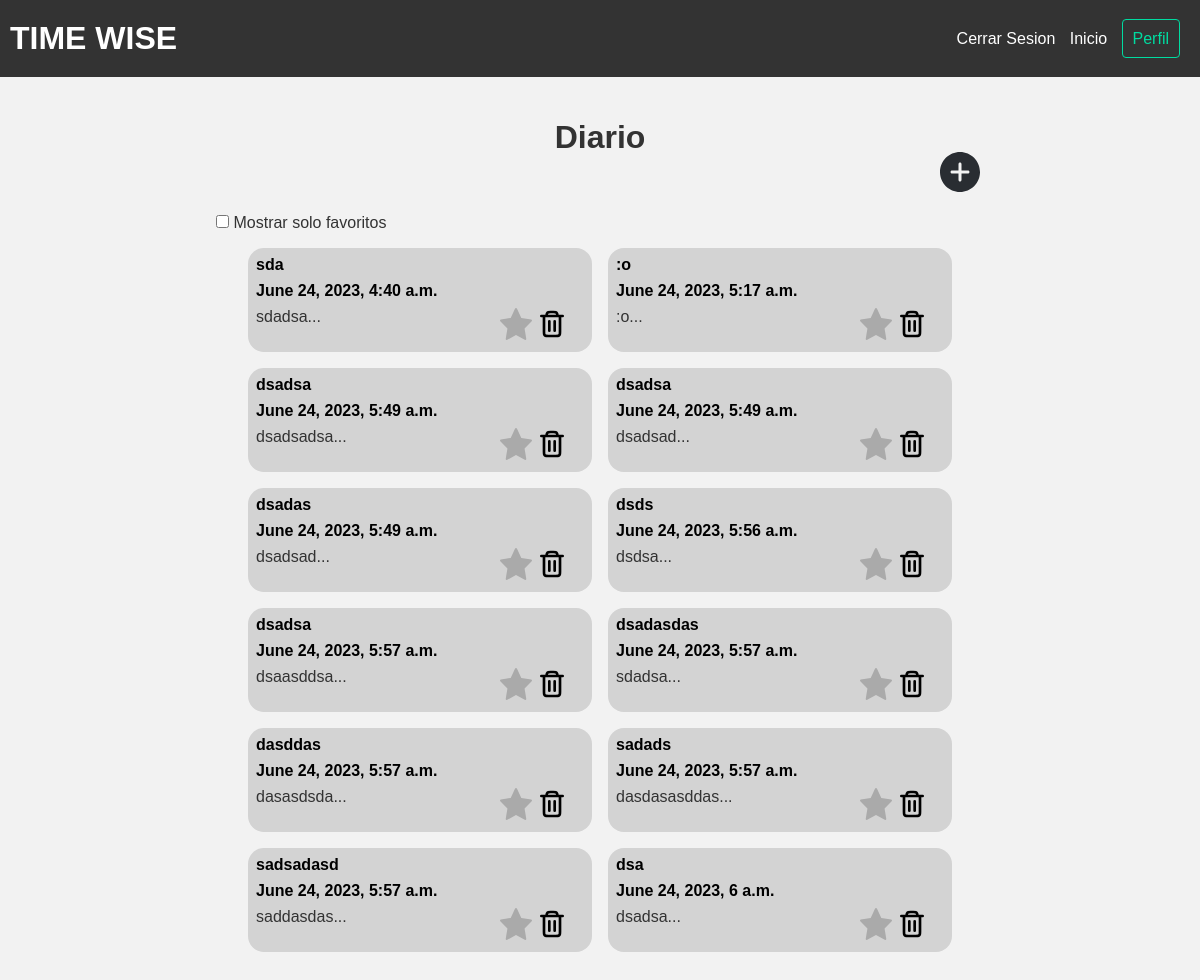
/dairy/ (signed in), run on the app's committed database.
### dairy/models.py (models this page shows, shortened)
class Dairy_Entry(models.Model):
    titulo = models.CharField(max_length=100)
    cuerpo = models.TextField(max_length=500)
    fecha = models.DateTimeField(auto_now_add=True)
    author = models.ForeignKey(User,on_delete=models.PROTECT, default=None)
    favorito = models.BooleanField(default=False)
    MOOD_CHOICES = (
        ('feliz', '😊'),
        ('triste', '😢'),
        ('enojado', '😡 '),
        ('sorprendido', '😮 '),
        ('confundido', '😕'),
    )
    mood = models.CharField(max_length=20, choices=MOOD_CHOICES, default='feliz')
    def snippet(self):
        return self.cuerpo[:50] + "..."

### dairy/views.py (the view)
# urls.py: path('', views.dairy_entry_list, name="list"),
@login_required(login_url= 'accounts:login')
def dairy_entry_list(request):
    favoritos = request.GET.get("favoritos", False)
    current_user = request.user
    dairy = Dairy_Entry.objects.filter(author=current_user).order_by("fecha")
    if favoritos:
        dairy = Dairy_Entry.objects.filter(author=current_user, is_favorite=True)
    else:
        dairy = Dairy_Entry.objects.filter(author=current_user)
    return render(request, 'dairy/dairy_entry_list.html', {"dairy": dairy})

### dairy/templates/dairy/dairy_entry_list.html (shortened to what this page needs)
{% extends 'base_layout.html' %}
{% block content %}
<h1>Diario</h1>
<div class="dairy item_list">
    <svg id="addSvg" viewBox="0 0 24 24" fill="none" xmlns="http://www.w3.org/2000/svg">
        <a id="add" href="{%url 'dairy:create'%}">
            <g id="SVGRepo_bgCarrier" stroke-width="0"></g>
            <g id="SVGRepo_tracerCarrier" stroke-linecap="round" stroke-linejoin="round"></g>
            <g id="SVGRepo_iconCarrier">
                <path
                    d="M12 2C6.49 2 2 6.49 2 12C2 17.51 6.49 22 12 22C17.51 22 22 17.51 22 12C22 6.49 17.51 2 12 2ZM16 12.75H12.75V16C12.75 16.41 12.41 16.75 12 16.75C11.59 16.75 11.25 16.41 11.25 16V12.75H8C7.59 12.75 7.25 12.41 7.25 12C7.25 11.59 7.59 11.25 8 11.25H11.25V8C11.25 7.59 11.59 7.25 12 7.25C12.41 7.25 12.75 7.59 12.75 8V11.25H16C16.41 11.25 16.75 11.59 16.75 12C16.75 12.41 16.41 12.75 16 12.75Z"
                    fill="#292D32"></path>
            </g>
        </a>
    </svg>
    <div class="filters">
    {%if dairy%}
        <input type="checkbox" id="filtro-favoritos">
        <label for="filtro-favoritos">Mostrar solo favoritos</label>    </div>
        <div class="item_group">
    {%for dairy_entry in dairy%}
    <div class="item" id="item-{{dairy_entry.id}}">
        <div class="item_header">
            <h2><a href="{%url 'dairy:detail' id=dairy_entry.id%}"> {{ dairy_entry.titulo }} </a></h2>
            <h2><a href="{%url 'dairy:detail' id=dairy_entry.id%}"> {{ dairy_entry.fecha }} </a></h2>
        </div>
        <div class="item_body">
            <p> {{dairy_entry.snippet}} </p>
            <div class="item_buttons">
                <svg class="star-icon {% if dairy_entry.favorito %}favorite{% endif %}"
                    data-entry-id="{{ dairy_entry.id }}" id="star-icon-{{dairy_entry.id}}" version="1.0" id="Layer_1"
                    xmlns="http://www.w3.org/2000/svg" xmlns:xlink="http://www.w3.org/1999/xlink" viewBox="0 0 64 64"
                    enable-background="new 0 0 64 64" xml:space="preserve" fill="#000000">
                    <g id="SVGRepo_bgCarrier" stroke-width="0"></g>
                    <g id="SVGRepo_tracerCarrier" stroke-linecap="round" stroke-linejoin="round"></g>
                    <g id="SVGRepo_iconCarrier">
                        <path fill="#231F20"
                            d="M63.893,24.277c-0.238-0.711-0.854-1.229-1.595-1.343l-19.674-3.006L33.809,1.15 C33.479,0.448,32.773,0,31.998,0s-1.48,0.448-1.811,1.15l-8.815,18.778L1.698,22.935c-0.741,0.113-1.356,0.632-1.595,1.343 c-0.238,0.71-0.059,1.494,0.465,2.031l14.294,14.657L11.484,61.67c-0.124,0.756,0.195,1.517,0.822,1.957 c0.344,0.243,0.747,0.366,1.151,0.366c0.332,0,0.666-0.084,0.968-0.25l17.572-9.719l17.572,9.719c0.302,0.166,0.636,0.25,0.968,0.25 c0.404,0,0.808-0.123,1.151-0.366c0.627-0.44,0.946-1.201,0.822-1.957l-3.378-20.704l14.294-14.657 C63.951,25.771,64.131,24.987,63.893,24.277z">
                        </path>
                    </g>
                </svg>
                <svg class="delete-icon" data-entry-id="{{ dairy_entry.id }}" id="delete-icon-{{dairy_entry.id}}" viewBox="0 0 24 24" fill="none" xmlns="http://www.w3.org/2000/svg">
                    <g id="SVGRepo_bgCarrier" stroke-width="0"></g>
                    <g id="SVGRepo_tracerCarrier" stroke-linecap="round" stroke-linejoin="round"></g>
                    <g id="SVGRepo_iconCarrier">
                        <g id="Interface / Trash_Full">
                            <path id="Vector"
                                d="M14 10V17M10 10V17M6 6V17.8C6 18.9201 6 19.4798 6.21799 19.9076C6.40973 20.2839 6.71547 20.5905 7.0918 20.7822C7.5192 21 8.07899 21 9.19691 21H14.8031C15.921 21 16.48 21 16.9074 20.7822C17.2837 20.5905 17.5905 20.2839 17.7822 19.9076C18 19.4802 18 18.921 18 17.8031V6M6 6H8M6 6H4M8 6H16M8 6C8 5.06812 8 4.60241 8.15224 4.23486C8.35523 3.74481 8.74432 3.35523 9.23438 3.15224C9.60192 3 10.0681 3 11 3H13C13.9319 3 14.3978 3 14.7654 3.15224C15.2554 3.35523 15.6447 3.74481 15.8477 4.23486C15.9999 4.6024 16 5.06812 16 6M16 6H18M18 6H20"
                                stroke="#000000" stroke-width="2" stroke-linecap="round" stroke-linejoin="round"></path>
                        </g>
                    </g>
                </svg>
            </div>
        </div>
    </div>
    {%endfor%}
</div>
    {%else%}
    <p>Aun no tienes ningun Dairy_entry, haz click en "+" para agregar uno! </p>
    {%endif%}
</div>
{% endblock %}

### static/styles.css (style rules this page uses)
* { margin: 0; padding: 0; box-sizing: border-box; }
body { font-family: Arial, sans-serif; background-color: #f2f2f2; color: #333; }
h1, h2 { margin: 10px 0; }
html, body { height: 100%; overflow-x: hidden; }
h1 { text-align: center; }
.item_list { display: flex; flex-direction: column; padding: 1em 0; margin: 2em auto; width: 80%; position: relative; }
.item { padding: 0.5em; display: flex; flex-direction: column; position: relative; background-color: lightgray; z-index: 0; flex: 1; justify-content: center; align-content: center; align-items: start; flex-wrap: wrap; border-radius: 1em; }
.item_body { display: flex; justify-content: space-between; flex-direction: row; flex: 1; width: 100%; flex-wrap: wrap }
.item_buttons { padding-right: 1em; align-self: end; }
.item_buttons svg { width: 2em; }
.item h2 { margin: 0; font-size: 1em; padding-bottom: 0.5em; }
.item a { text-decoration: none; color: black; }
#addSvg { position: absolute; right: 0; width: 3em; top: -50px; }
.item_group { padding: 1em 2em; border-radius: 20px; display: grid; grid-template-columns: 1fr 1fr; grid-gap: 1em; }

### data on the page
Dairy_Entry: titulo "sda", fecha "June 24, 2023, 4:40 a.m.", snippet "sdadsa...", favorito False (drawn)
Dairy_Entry: titulo ":o", fecha "June 24, 2023, 5:17 a.m.", snippet ":o...", favorito False (drawn)
Dairy_Entry: titulo "dsadsa", fecha "June 24, 2023, 5:49 a.m.", snippet "dsadsadsa...", favorito False (drawn)
Dairy_Entry: titulo "dsadsa", fecha "June 24, 2023, 5:49 a.m.", snippet "dsadsad...", favorito False (drawn)
Dairy_Entry: titulo "dsadas", fecha "June 24, 2023, 5:49 a.m.", snippet "dsadsad...", favorito False (drawn)
Dairy_Entry: titulo "dsds", fecha "June 24, 2023, 5:56 a.m.", snippet "dsdsa...", favorito False (drawn)
Dairy_Entry: titulo "dsadsa", fecha "June 24, 2023, 5:57 a.m.", snippet "dsaasddsa...", favorito False (drawn)
Dairy_Entry: titulo "dsadasdas", fecha "June 24, 2023, 5:57 a.m.", snippet "sdadsa...", favorito False (drawn)
Dairy_Entry: titulo "dasddas", fecha "June 24, 2023, 5:57 a.m.", snippet "dasasdsda...", favorito False (drawn)
Dairy_Entry: titulo "sadads", fecha "June 24, 2023, 5:57 a.m.", snippet "dasdasasddas...", favorito False (drawn)
Dairy_Entry: titulo "sadsadasd", fecha "June 24, 2023, 5:57 a.m.", snippet "saddasdas...", favorito False (drawn)
Dairy_Entry: titulo "dsa", fecha "June 24, 2023, 6 a.m.", snippet "dsadsa...", favorito False (drawn)
